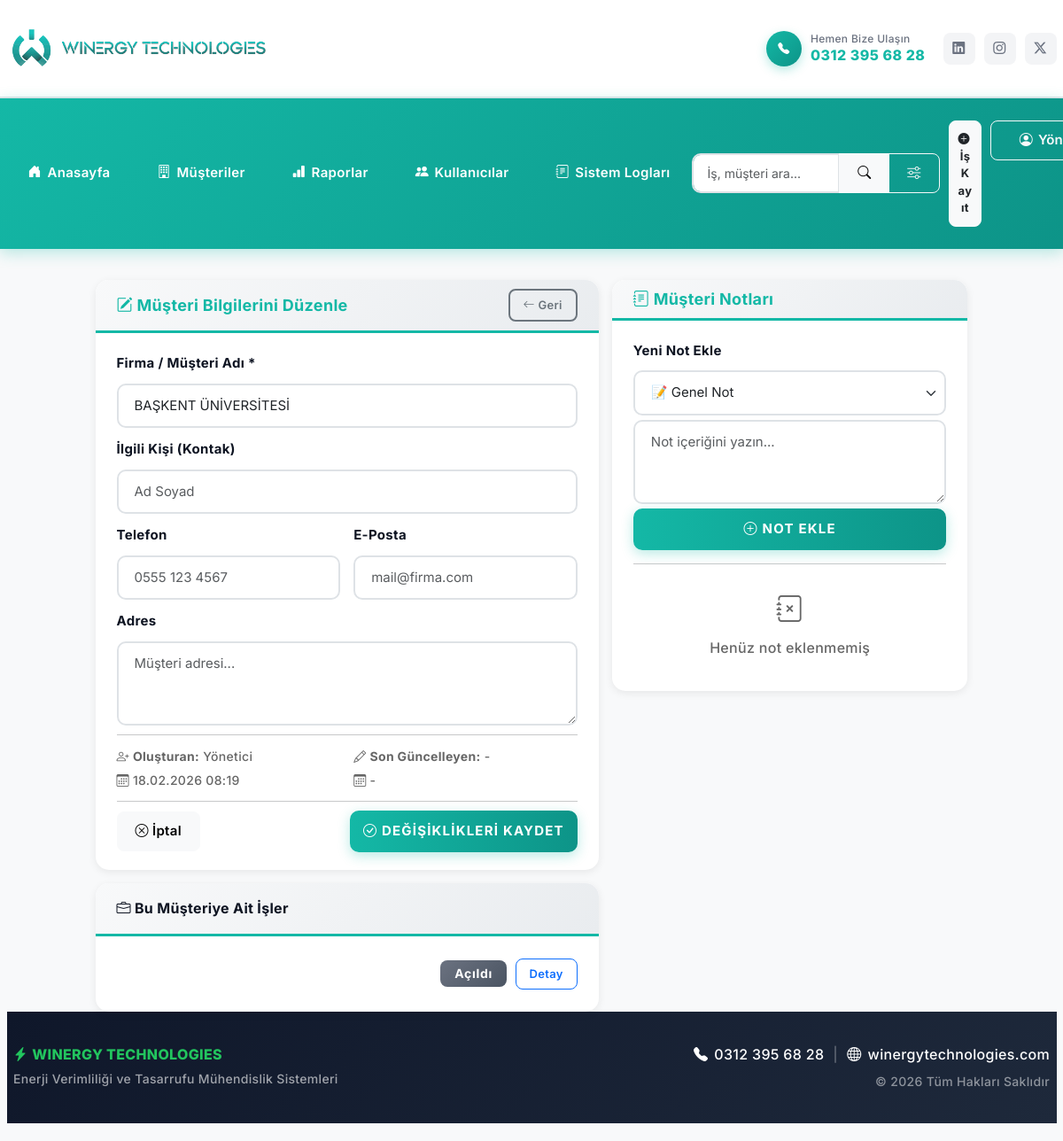
Page /musteri-duzenle.php?id=2 (signed in) on the committed database.
### tables this page shows
CREATE TABLE `customers` (
  `id` int(11) NOT NULL,
  `name` varchar(255) NOT NULL,
  `contact_name` varchar(100) DEFAULT NULL,
  `phone` varchar(20) DEFAULT NULL,
  `email` varchar(100) DEFAULT NULL,
  `address` text DEFAULT NULL,
  `created_by` int(11) DEFAULT NULL,
  `updated_by` int(11) DEFAULT NULL,
  `created_at` timestamp NOT NULL DEFAULT current_timestamp(),
  `updated_at` timestamp NULL DEFAULT NULL ON UPDATE current_timestamp()
);

CREATE TABLE `users` (
  `id` int(11) NOT NULL,
  `name` varchar(100) NOT NULL,
  `email` varchar(100) NOT NULL,
  `password` varchar(255) NOT NULL,
  `role` enum('admin','personel','danisman') NOT NULL,
  `is_active` tinyint(1) DEFAULT 1,
  `created_at` timestamp NOT NULL DEFAULT current_timestamp()
);

CREATE TABLE `jobs` (
  `id` int(11) NOT NULL,
  `customer_id` int(11) NOT NULL,
  `service_type` text DEFAULT NULL COMMENT 'JSON array formatında hizmet türleri',
  `title` varchar(255) NOT NULL,
  `description` text DEFAULT NULL,
  `assigned_user_id` int(11) DEFAULT NULL,
  `start_date` date DEFAULT NULL,
  `due_date` date DEFAULT NULL,
  `invoice_amount` decimal(10,2) DEFAULT NULL COMMENT 'Kesilecek Fatura Tutarı',
  `invoice_vat_included` tinyint(1) DEFAULT NULL COMMENT 'KDV Dahil mi? (1: Evet, 0: Hayır)',
  `invoice_date` date DEFAULT NULL COMMENT 'Fatura Tarihi',
  `invoice_total_amount` decimal(10,2) DEFAULT NULL COMMENT 'Toplam Tutar',
  `invoice_withholding` enum('var','yok','belirtilmedi') DEFAULT 'belirtilmedi' COMMENT 'Tevkifat Durumu',
  `status` enum('Açıldı','Çalışılıyor','Beklemede','Tamamlandı','İptal') DEFAULT 'Açıldı',
  `created_by` int(11) DEFAULT NULL,
  `updated_by` int(11) DEFAULT NULL,
  `created_at` timestamp NOT NULL DEFAULT current_timestamp(),
  `updated_at` timestamp NULL DEFAULT NULL ON UPDATE current_timestamp()
);

### musteri-duzenle.php (the view, shortened to what this page needs)
<?php
require_once 'config/db.php';
$id = $_GET['id'] ?? null;
$stmt = $db->prepare("SELECT * FROM customers WHERE id = ?");
$stmt->execute([$id]);
$customer = $stmt->fetch(PDO::FETCH_ASSOC);
$notes_stmt = $db->prepare("
    SELECT cn.*, u.name as user_name
    FROM customer_notes cn
    LEFT JOIN users u ON cn.user_id = u.id
    WHERE cn.customer_id = ?
    ORDER BY cn.created_at DESC
");
$notes_stmt->execute([$id]);
$notes = $notes_stmt->fetchAll(PDO::FETCH_ASSOC);
include 'includes/header.php';
?>
<div class="row justify-content-center">
    <div class="col-md-10">
        <div class="row">
            <div class="col-md-7">
                <div class="card shadow-sm border-0">
                    <div class="card-header bg-white py-3">
                        <div class="d-flex justify-content-between align-items-center">
                            <h5 class="mb-0 fw-bold text-primary">
                                <i class="bi bi-pencil-square"></i> Müşteri Bilgilerini Düzenle
                            </h5>
                            <a href="musteriler.php" class="btn btn-sm btn-outline-secondary">
                                <i class="bi bi-arrow-left"></i> Geri
                            </a>
                        </div>
                    </div>
                    <div class="card-body">
                        <form method="POST">
                            <div class="mb-3">
                                <label class="form-label fw-bold">Firma / Müşteri Adı *</label>
                                <input type="text" name="name" class="form-control"
                                       value="<?php echo htmlspecialchars($customer['name']); ?>"
                                       required>
                            </div>
                            <div class="mb-3">
                                <label class="form-label fw-bold">İlgili Kişi (Kontak)</label>
                                <input type="text" name="contact_name" class="form-control"
                                       value="<?php echo htmlspecialchars($customer['contact_name']); ?>"
                                       placeholder="Ad Soyad">
                            </div>
                            <div class="row">
                                <div class="col-md-6 mb-3">
                                    <label class="form-label fw-bold">Telefon</label>
                                    <input type="text" name="phone" class="form-control phone-input"
                                           value="<?php echo htmlspecialchars($customer['phone']); ?>"
                                           placeholder="0555 123 4567" maxlength="14">
                                </div>
                                <div class="col-md-6 mb-3">
                                    <label class="form-label fw-bold">E-Posta</label>
                                    <input type="email" name="email" class="form-control"
                                           value="<?php echo htmlspecialchars($customer['email']); ?>"
                                           placeholder="mail@firma.com">
                                </div>
                            </div>
                            <div class="mb-3">
                                <label class="form-label fw-bold">Adres</label>
                                <textarea name="address" class="form-control" rows="3"
                                          placeholder="Müşteri adresi..."><?php echo htmlspecialchars($customer['address']); ?></textarea>
                            </div>
                            <hr>
                            <div class="row mb-3">
                                <div class="col-md-6">
                                    <small class="text-muted">
                                        <i class="bi bi-person-plus"></i> <strong>Oluşturan:</strong>
                                        <?php
                                        if ($customer['created_by']) {
                                            $creator = $db->prepare("SELECT name FROM users WHERE id = ?");
                                            $creator->execute([$customer['created_by']]);
                                            $creator_name = $creator->fetchColumn();
                                            echo htmlspecialchars($creator_name ?: 'Bilinmiyor');
                                        } else {
                                            echo 'Bilinmiyor';
                                        }
                                        ?>
                                        <br>
                                        <i class="bi bi-calendar3"></i>
                                        <?php echo $customer['created_at'] ? date('d.m.Y H:i', strtotime($customer['created_at'])) : '-'; ?>
                                    </small>
                                </div>
                                <div class="col-md-6">
                                    <small class="text-muted">
                                        <i class="bi bi-pencil"></i> <strong>Son Güncelleyen:</strong>
                                        <?php
                                        if ($customer['updated_by']) {
                                            $updater = $db->prepare("SELECT name FROM users WHERE id = ?");
                                            $updater->execute([$customer['updated_by']]);
                                            $updater_name = $updater->fetchColumn();
                                            echo htmlspecialchars($updater_name ?: 'Bilinmiyor');
                                        } else {
                                            echo '-';
                                        }
                                        ?>
                                        <br>
                                        <i class="bi bi-calendar3"></i>
                                        <?php echo $customer['updated_at'] ? date('d.m.Y H:i', strtotime($customer['updated_at'])) : '-'; ?>
                                    </small>
                                </div>
                            </div>
                            <hr>
                            <div class="d-flex justify-content-between align-items-center">
                                <a href="musteriler.php" class="btn btn-light">
                                    <i class="bi bi-x-circle"></i> İptal
                                </a>
                                <button type="submit" class="btn btn-winergy px-4">
                                    <i class="bi bi-check-circle"></i> Değişiklikleri Kaydet
                                </button>
                            </div>
                        </form>
                    </div>
                </div>
                <div class="card shadow-sm border-0 mt-4">
                    <div class="card-header bg-light">
                        <h6 class="mb-0 fw-bold"><i class="bi bi-briefcase"></i> Bu Müşteriye Ait İşler</h6>
                    </div>
                    <div class="card-body">
                        <?php
                        $jobs_stmt = $db->prepare("SELECT id, title, status FROM jobs WHERE customer_id = ? ORDER BY created_at DESC LIMIT 10");
                        $jobs_stmt->execute([$id]);
                        $jobs = $jobs_stmt->fetchAll(PDO::FETCH_ASSOC);
                        if (!empty($jobs)): ?>
                            <ul class="list-group list-group-flush">
                                <?php foreach($jobs as $j): ?>
                                    <li class="list-group-item d-flex justify-content-between align-items-center px-0">
                                        <div>
                                            <span class="badge bg-secondary me-2"><?php echo $j['status']; ?></span>
                                            <a href="is-detay.php?id=<?php echo $j['id']; ?>" class="btn btn-sm btn-outline-primary">
                                                Detay
                                            </a>
                                        </div>
                                    </li>
                                <?php endforeach; ?>
                            </ul>
                        <?php else: ?>
                            <p class="text-muted mb-0">Bu müşteriye ait iş kaydı bulunmuyor.</p>
                        <?php endif; ?>
                    </div>
                </div>
            </div>
            <div class="col-md-5">
                <div class="card shadow-sm border-0">
                    <div class="card-header bg-white py-3">
                        <h5 class="mb-0 fw-bold text-primary">
                            <i class="bi bi-journal-text"></i> Müşteri Notları
                        </h5>
                    </div>
                    <div class="card-body">
                        <form method="POST" class="mb-4">
                            <div class="mb-2">
                                <label class="form-label small fw-bold">Yeni Not Ekle</label>
                                <select name="note_type" class="form-select form-select-sm mb-2">
                                    <option value="general">📝 Genel Not</option>
                                </select>
                                <textarea name="note" class="form-control form-control-sm" rows="3"
                                          placeholder="Not içeriğini yazın..." required></textarea>
                            </div>
                            <button type="submit" name="add_note" class="btn btn-sm btn-winergy w-100">
                                <i class="bi bi-plus-circle"></i> Not Ekle
                            </button>
                        </form>
                        <hr>
                        <div style="max-height: 600px; overflow-y: auto;">
                            <?php if (!empty($notes)): ?>
                                <?php foreach($notes as $note):
                                    $type_icons = [
                                        'general' => ['icon' => '📝', 'class' => 'info'],
                                        'agreement' => ['icon' => '📋', 'class' => 'primary'],
                                        'important' => ['icon' => '⚠️', 'class' => 'warning'],
                                        'meeting' => ['icon' => '🤝', 'class' => 'success']
                                    ];
                                    $type_info = $type_icons[$note['note_type']] ?? $type_icons['general'];
                                ?>
                                    <div class="card mb-2 border-start border-<?php echo $type_info['class']; ?> border-3">
                                        <div class="card-body p-2">
                                            <div class="d-flex justify-content-between align-items-start mb-1">
                                                <span class="badge bg-<?php echo $type_info['class']; ?> bg-opacity-10 text-<?php echo $type_info['class']; ?> small">
                                                    <?php echo $type_info['icon']; ?>
                                                    <?php
                                                    $types = [
                                                        'general' => 'Genel',
                                                        'agreement' => 'Anlaşma',
                                                        'important' => 'Önemli',
                                                        'meeting' => 'Toplantı'
                                                    ];
                                                    echo $types[$note['note_type']];
                                                    ?>
                                                </span>
                                                <small class="text-muted">
                                                    <?php echo date('d.m.Y H:i', strtotime($note['created_at'])); ?>
                                                </small>
                                            </div>
                                            <p class="mb-1 small"><?php echo nl2br(htmlspecialchars($note['note'])); ?></p>
                                            <div class="d-flex justify-content-between align-items-center">
                                                <small class="text-muted">
                                                    <i class="bi bi-person"></i> <?php echo htmlspecialchars($note['user_name']); ?>
                                                </small>
                                                <?php if($note['user_id'] == $_SESSION['user_id'] || $_SESSION['user_role'] == 'admin'): ?>
                                                    <a href="musteri-duzenle.php?id=<?php echo $id; ?>&delete_note=<?php echo $note['id']; ?>"
                                                       class="btn btn-sm btn-link text-danger p-0"
                                                       onclick="return confirm('Bu notu silmek istediğinize emin misiniz?');"
                                                       title="Notu Sil">
                                                        <i class="bi bi-trash"></i>
                                                    </a>
                                                <?php endif; ?>
                                            </div>
                                        </div>
                                    </div>
                                <?php endforeach; ?>
                            <?php else: ?>
                                <div class="text-center text-muted py-4">
                                    <i class="bi bi-journal-x" style="font-size: 3rem;"></i>
                                    <p class="mb-0 mt-2">Henüz not eklenmemiş</p>
                                </div>
                            <?php endif; ?>
                        </div>
                    </div>
                </div>
            </div>
        </div>
<?php include 'includes/footer.php'; ?>

### rows in the picture
customers: name "BAŞKENT ÜNİVERSİTESİ", created_at "18.02.2026 08:19"
users: name "Yönetici"
jobs: status "Açıldı"
